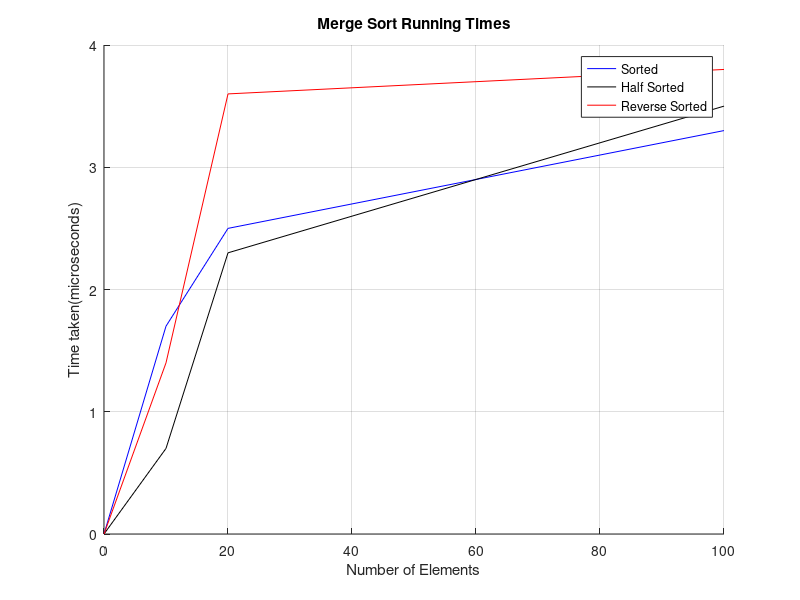

MATLAB code to generate this figure:
number  = [0,10,20,100];
sorted  = [0, 1.7, 2.5, 3.3];
half    = [0, 0.7, 2.3, 3.5];
reverse = [0, 1.4, 3.6, 3.8];

figure(1);
hold on;
plot(number, sorted, "b");
plot(number, half, "k");
plot(number, reverse, "r");
title("Merge Sort Running Times");
xlabel("Number of Elements");
ylabel("Time taken(microseconds)");
legend("Sorted","Half Sorted","Reverse Sorted");
grid on;
hold off;
